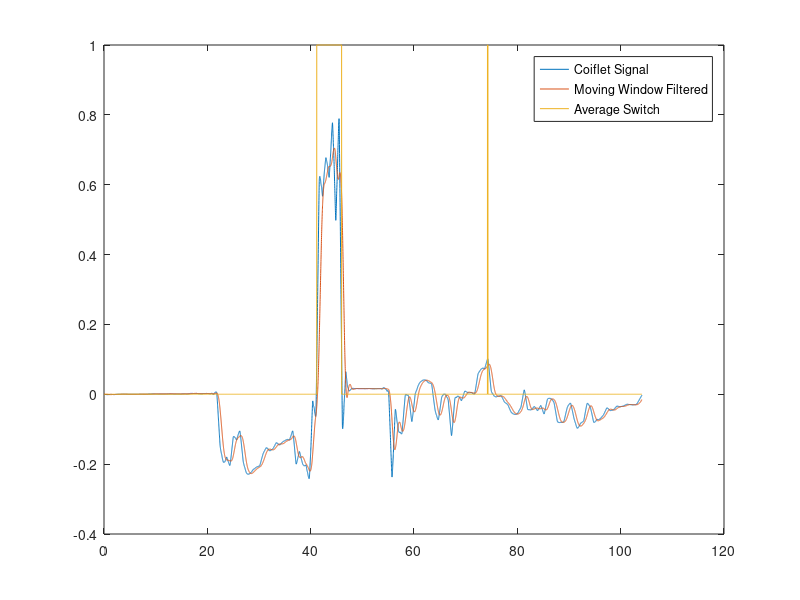
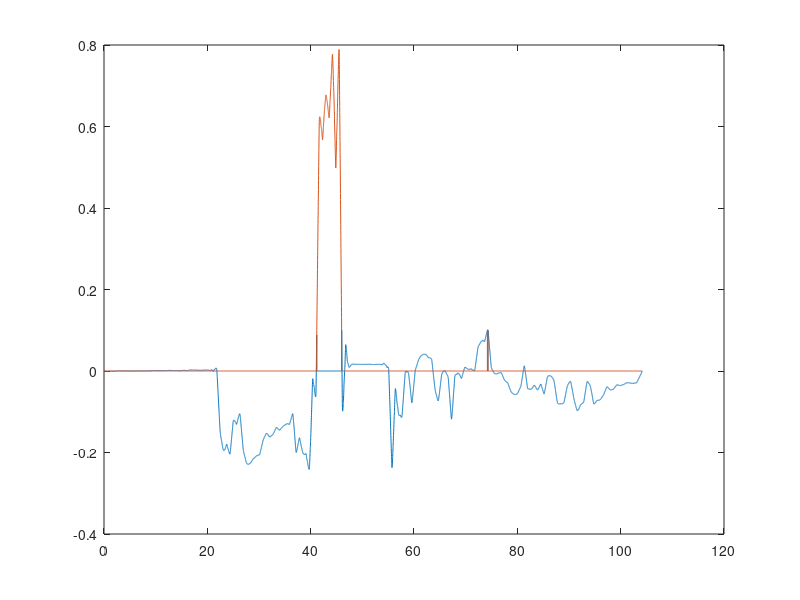

MATLAB code to generate these figures, in order:
clear all;clc; close all
load('ApproxCoif2L6.mat'); 
load('SGT.mat');
Time = SplitGravelTime;
Time = Time(1:numel(Time)/2);
Signal =  ApproxCoif2L6(6,:)*-1;
Signal = Signal(1:numel(Signal)/2);
plot(Time,Signal); hold on

windowSize = 100; % Relate this to frequency
kernel = (1/windowSize)*ones(1,windowSize);
%Coefficients of Rational Transfer Function
% a = 1
out = filter(kernel, 1, Signal);
% Plot 1-D Filter with a Window Size of 100
plot(Time,out)

% Detect When the Average Changes Drastically
n = numel(Signal);
o = zeros(n,1);
T1 = zeros(n,1);
threshold = 0.1;
Sig1 = zeros(n,1);
Sig2 = zeros(n,1);
for i = 1:n-1
        if  mean([Signal(i),Signal(i+1)]) < threshold  
          o(i) = 0;
          Sig1(i) = Signal(i);
        else  
          o(i) = 1;  
          Sig2(i) = Signal(i);
        end      
end
plot(Time,o)
legend('Coiflet Signal','Moving Window Filtered','Average Switch')
legend('location','best')
figure
plot(Time,Sig1); hold on; plot(Time,Sig2)








